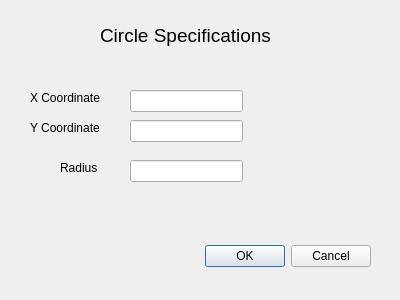
<?xml version="1.0" encoding="UTF-8"?>
<ui version="4.0">
 <class>CircleSerializer</class>
 <widget class="QDialog" name="CircleSerializer">
  <property name="geometry">
   <rect>
    <x>0</x>
    <y>0</y>
    <width>400</width>
    <height>300</height>
   </rect>
  </property>
  <property name="windowTitle">
   <string>Dialog</string>
  </property>
  <widget class="QDialogButtonBox" name="buttonBox">
   <property name="geometry">
    <rect>
     <x>30</x>
     <y>240</y>
     <width>341</width>
     <height>32</height>
    </rect>
   </property>
   <property name="orientation">
    <enum>Qt::Horizontal</enum>
   </property>
   <property name="standardButtons">
    <set>QDialogButtonBox::Cancel|QDialogButtonBox::Ok</set>
   </property>
  </widget>
  <widget class="QLabel" name="label">
   <property name="geometry">
    <rect>
     <x>100</x>
     <y>10</y>
     <width>181</width>
     <height>51</height>
    </rect>
   </property>
   <property name="font">
    <font>
     <pointsize>14</pointsize>
    </font>
   </property>
   <property name="text">
    <string>Circle Specifications</string>
   </property>
  </widget>
  <widget class="QLabel" name="label_2">
   <property name="geometry">
    <rect>
     <x>30</x>
     <y>90</y>
     <width>101</width>
     <height>16</height>
    </rect>
   </property>
   <property name="text">
    <string>X Coordinate</string>
   </property>
  </widget>
  <widget class="QLabel" name="label_3">
   <property name="geometry">
    <rect>
     <x>30</x>
     <y>120</y>
     <width>101</width>
     <height>16</height>
    </rect>
   </property>
   <property name="text">
    <string>Y Coordinate</string>
   </property>
  </widget>
  <widget class="QLineEdit" name="lineEdit">
   <property name="geometry">
    <rect>
     <x>130</x>
     <y>90</y>
     <width>113</width>
     <height>22</height>
    </rect>
   </property>
  </widget>
  <widget class="QLineEdit" name="lineEdit_2">
   <property name="geometry">
    <rect>
     <x>130</x>
     <y>120</y>
     <width>113</width>
     <height>22</height>
    </rect>
   </property>
  </widget>
  <widget class="QLabel" name="label_4">
   <property name="geometry">
    <rect>
     <x>60</x>
     <y>160</y>
     <width>49</width>
     <height>16</height>
    </rect>
   </property>
   <property name="text">
    <string>Radius</string>
   </property>
  </widget>
  <widget class="QLineEdit" name="lineEdit_3">
   <property name="geometry">
    <rect>
     <x>130</x>
     <y>160</y>
     <width>113</width>
     <height>22</height>
    </rect>
   </property>
  </widget>
 </widget>
 <resources/>
 <connections>
  <connection>
   <sender>buttonBox</sender>
   <signal>accepted()</signal>
   <receiver>CircleSerializer</receiver>
   <slot>accept()</slot>
   <hints>
    <hint type="sourcelabel">
     <x>248</x>
     <y>254</y>
    </hint>
    <hint type="destinationlabel">
     <x>157</x>
     <y>274</y>
    </hint>
   </hints>
  </connection>
  <connection>
   <sender>buttonBox</sender>
   <signal>rejected()</signal>
   <receiver>CircleSerializer</receiver>
   <slot>reject()</slot>
   <hints>
    <hint type="sourcelabel">
     <x>316</x>
     <y>260</y>
    </hint>
    <hint type="destinationlabel">
     <x>286</x>
     <y>274</y>
    </hint>
   </hints>
  </connection>
 </connections>
</ui>
